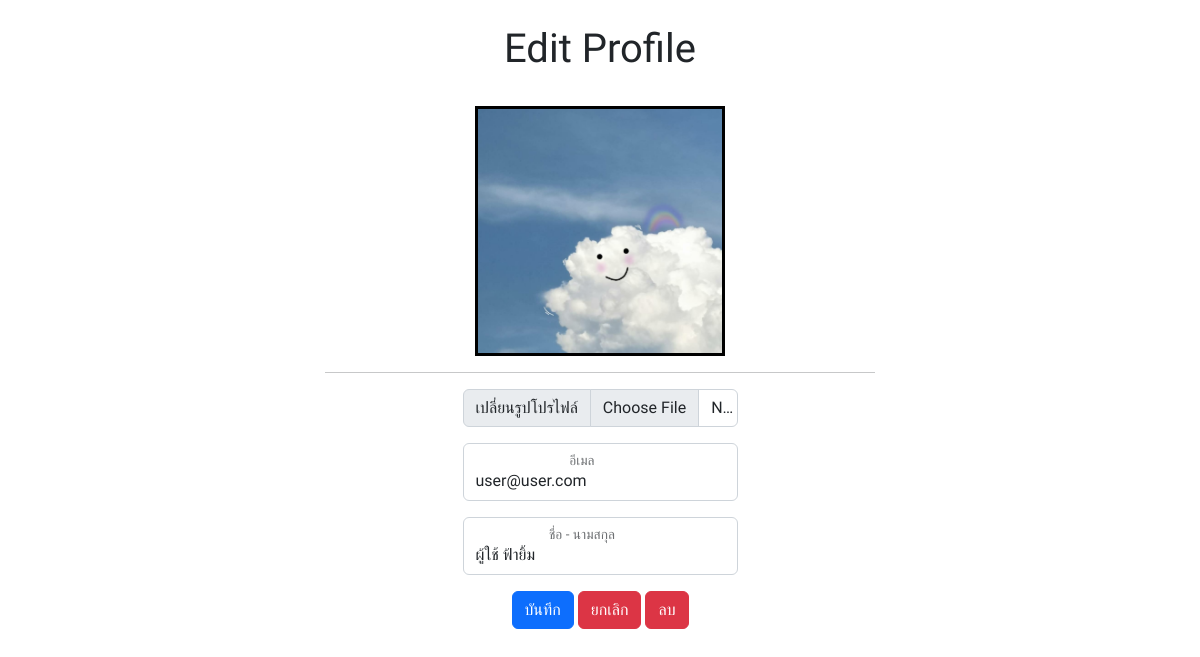
/admin/edit_member.php?u_id=1 (signed in), run on the app's committed database.
### tables this page shows
CREATE TABLE `users` (
  `u_id` int(11) NOT NULL,
  `email` varchar(20) NOT NULL,
  `fullname` varchar(200) NOT NULL,
  `password` varchar(200) NOT NULL,
  `img` varchar(200) DEFAULT NULL,
  `type` int(1) NOT NULL DEFAULT '0' COMMENT '0 = member\r\n1 = admin'
);

### admin/edit_member.php (the view, shortened to what this page needs)
<?php
require_once '../config/db.php';
if (isset($_GET['u_id'])) {
    $uid = $_GET['u_id'];
}
$query = $connection->prepare("SELECT * FROM users WHERE u_id=:uid");
$query->bindParam("uid", $uid, PDO::PARAM_STR);
$query->execute();
$result = $query->fetch(PDO::FETCH_ASSOC);
?>
<!doctype html>
<html lang="en">
<head>
    <link href="https://cdn.jsdelivr.net/npm/bootstrap@5.2.0/dist/css/bootstrap.min.css" rel="stylesheet">
    <link rel="stylesheet" href="../css/styles.css">
</head>
<body>
    <div class="edit_profile">
        <div class="edit_profile--container">
            <div class="edit_profile--header">
                <h1>Edit Profile</h1>
            </div>
            <div class="edit_profile--body">
                <div class="edit_profile--content">
                    <div class="edit_profile--profile">
                        <div class="edit_profile--profile--img">
                            <img src="../img/user_profile/<?php echo $result['img'] ?>" alt="">
                        </div>
                        <hr>
                    </div>
                    <div class="edit_profile--profile--edit">
                        <form action="" method="post" enctype="multipart/form-data">
                            <div class="input-group mb-3">
                                <label class="input-group-text" for="img">เปลี่ยนรูปโปรไฟล์</label>
                                <input type="file" accept="image/*" class="form-control" name="img">
                            </div>
                            <div class="form-floating mb-3">
                                <input type="email" class="form-control" name="email" value="<?php echo $result['email'] ?>" placeholder="email" readonly>
                                <label for="fullname">อีเมล</label>
                            </div>
                            <div class="form-floating mb-3">
                                <input type="text" class="form-control" name="fullname" value="<?php echo $result['fullname'] ?>" placeholder="fullname">
                                <label for="fullname">ชื่อ - นามสกุล</label>
                            </div>
                            <button type="submit" name="save" value="save" class="btn btn-primary">บันทึก</button>
                            <a href="admin.php" class="btn btn-danger">ยกเลิก</a>
                            <a href="?delete_id=<?php echo $uid ?>" class="btn btn-danger">ลบ</a>
                        </form>
                    </div>
                </div>
            </div>
        </div>
    </div>
</body>
</html>

### css/styles.css (style rules this page uses)
* { box-sizing: border-box; font-family: 'Itim', cursive; }
.edit_profile { width: 100%; height: auto; text-align: center; }
.edit_profile--container { width: 100%; height: auto; margin: 0; padding: 25px; }
.edit_profile--body { text-align: center; width: 100%; height: auto; margin: 0; padding: 25px; }
.edit_profile--content { display: block; margin-left: auto; margin-right: auto; width: 50%; }
.edit_profile--profile--img { display: block; margin-left: auto; margin-right: auto; width: 250px; border: 3px solid rgb(0, 0, 0); }
.edit_profile--profile--img img { max-width: 100%; height: auto; }
.edit_profile--profile--edit { width: 50%; height: auto; display: block; margin-left: auto; margin-right: auto; }

### data on the page
users: img (picture), email "user@user.com", fullname "ผู้ใช้ ฟ้ายิ้ม"
